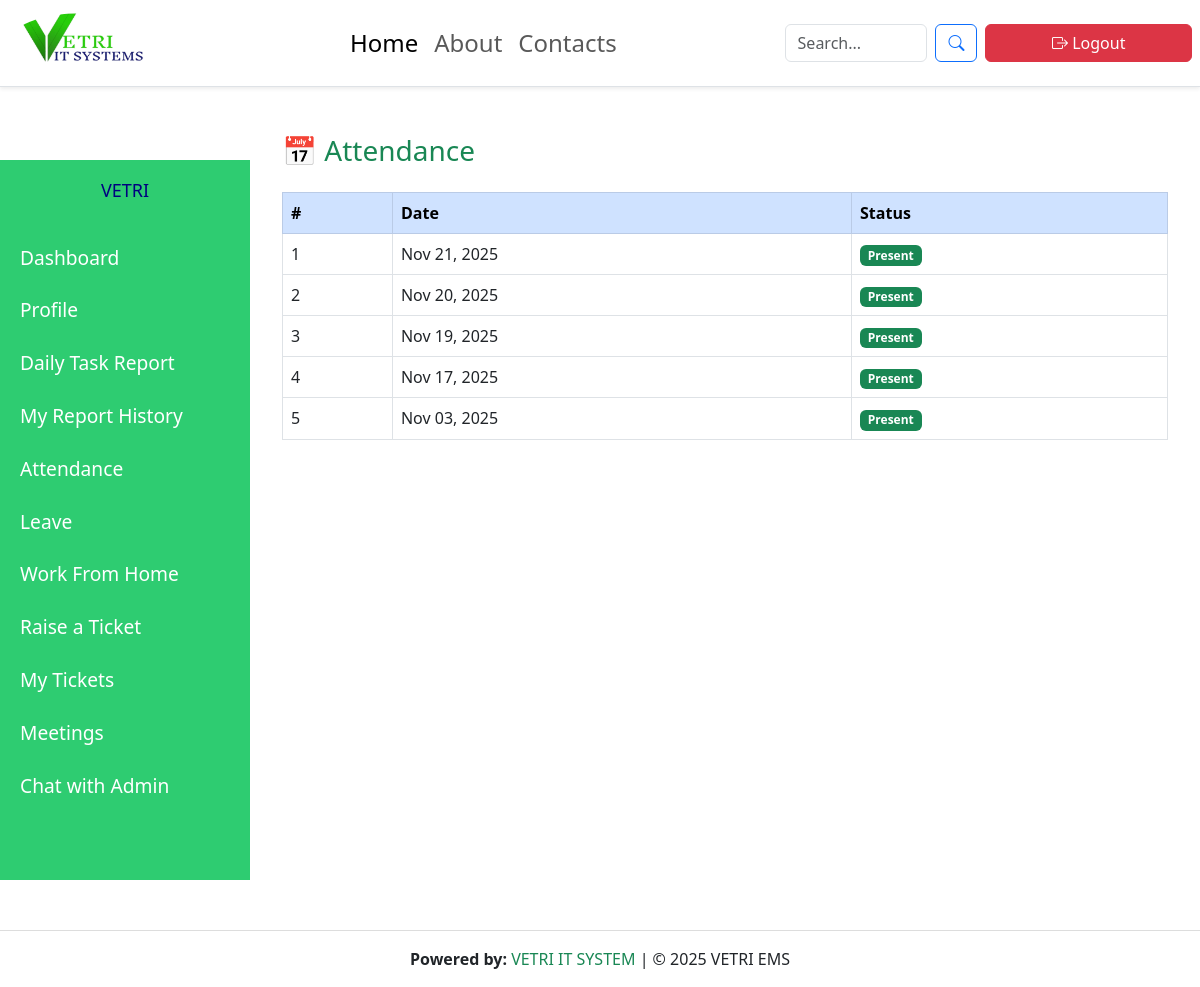
The app's page /my-attendance/ (signed in), older data.
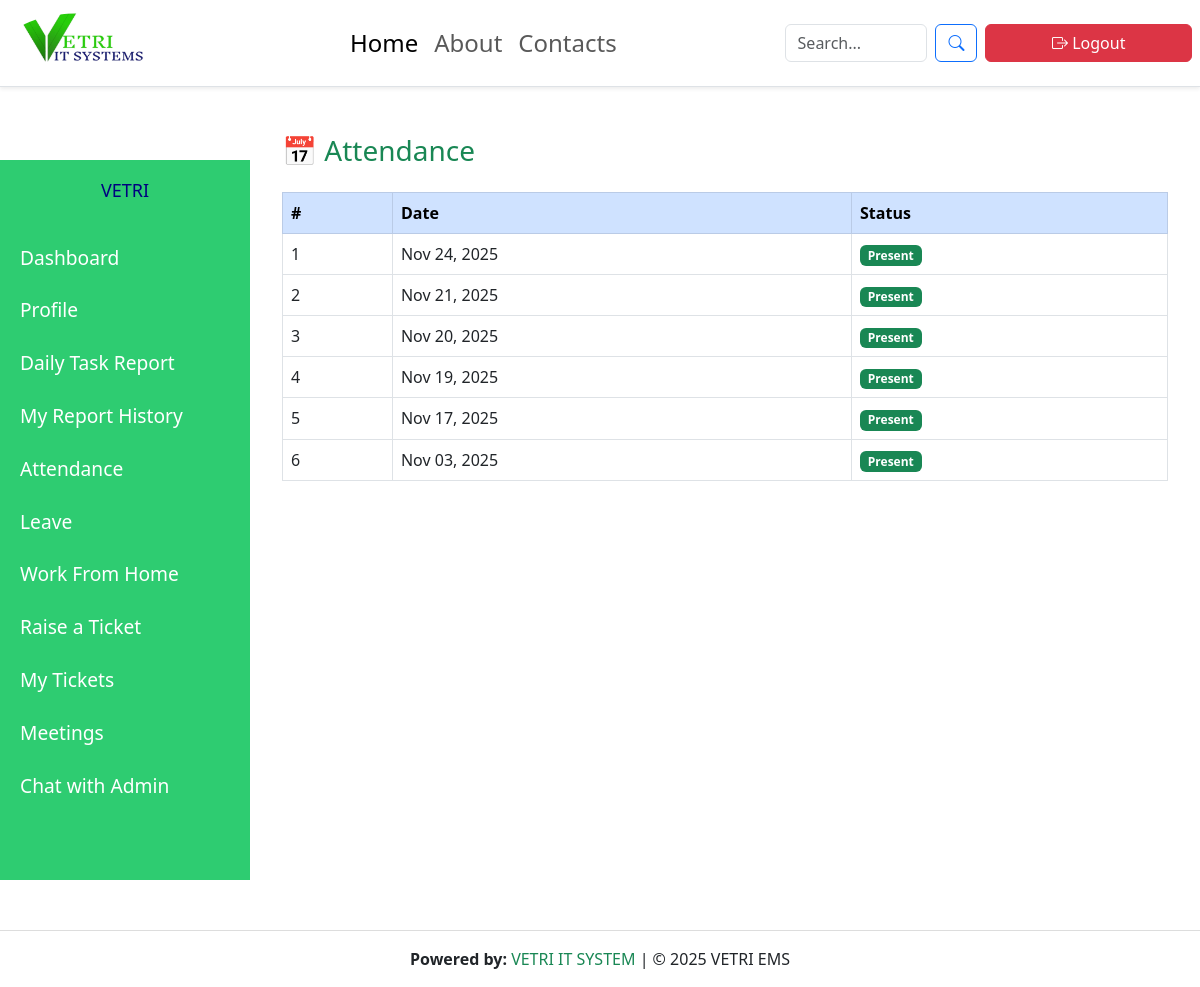
The same page, newer data.
### employees/models.py (models this page shows, shortened)
class Attendance(models.Model):
    employee = models.ForeignKey(Employee, on_delete=models.CASCADE)
    date = models.DateField()
    status = models.CharField(max_length=10, choices=[('Present', 'Present'), ('Absent', 'Absent')])

### employees/views.py (the view)
# urls.py: path("my-attendance/", employee_attendance, name="employee_attendance"),
@login_required
def employee_attendance(request):
    attendance = Attendance.objects.filter(employee=request.user.employee).order_by('-date')
    return render(request, "employees/employee_attendance.html", {
        "attendance": attendance,
    })

### employees/context_processors.py (called while the page is built)
def admin_id_processor(request):
    try:
        admin_user = User.objects.filter(is_superuser=True).first()
        return {'admin_id': admin_user.id if admin_user else None}
    except:
        return {'admin_id': None}

def unread_ticket_count(request):
    if request.user.is_authenticated and request.user.is_superuser:
        return {"unread_count": Ticket.objects.filter(is_read=False).count()}
    return {"unread_count": 0}

### employees/templates/employees/employee_attendance.html (shortened to what this page needs)
{% extends "base.html" %}
{% load static %}
{% block content %}
  <link href="https://cdn.jsdelivr.net/npm/bootstrap@5.3.0/dist/css/bootstrap.min.css" rel="stylesheet">
  <div class="main-content" id="content">
<div class="container mt-4">
<h3 class="mb-4 text-success">📅  Attendance</h3>
  <table class="table table-bordered table-hover bg-white">
    <thead class="table-primary">
      <tr>
        <th>#</th>
        <th>Date</th>
        <th>Status</th>
      </tr>
    </thead>
    <tbody>
      {% for r in attendance %}
      <tr>
        <td>{{ forloop.counter }}</td>
        <td>{{ r.date|date:"M d, Y" }}</td>
        <td>
          <span class="badge
            {% if r.status == 'Present' %} bg-success
            {% elif r.status == 'Leave' %} bg-warning
            {% else %} bg-danger {% endif %}">
            {{ r.status }}
          </span>
        </td>
      </tr>
      {% empty %}
      <tr>
        <td colspan="3" class="text-center text-muted">No attendance records found</td>
      </tr>
      {% endfor %}
    </tbody>
  </table>
</div>
  </div>
{% endblock %}

Row changes from the older to the newer data that the page shows:
added Attendance: date "Nov 24, 2025", status "Present"
